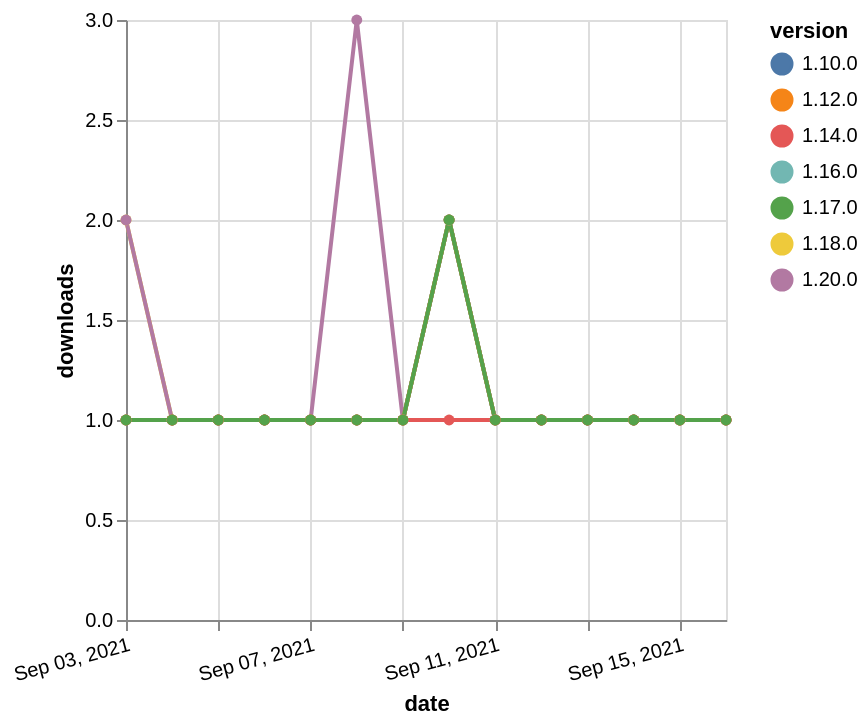

The specification (Vega-Lite) saved for this image:
### Vega-Lite specification from a JSON file in a GitHub repository (floating-point values rounded to 4 significant figures)
{"$schema": "https://vega.github.io/schema/vega-lite/v5.json", "description": "A simple bar chart with embedded data.", "data": {"values": [{"date": "2021-09-03", "total": 165, "delta": 2, "version": "1.18.0"}, {"date": "2021-09-04", "total": 166, "delta": 1, "version": "1.18.0"}, {"date": "2021-09-05", "total": 167, "delta": 1, "version": "1.18.0"}, {"date": "2021-09-06", "total": 168, "delta": 1, "version": "1.18.0"}, {"date": "2021-09-07", "total": 169, "delta": 1, "version": "1.18.0"}, {"date": "2021-09-08", "total": 170, "delta": 1, "version": "1.18.0"}, {"date": "2021-09-09", "total": 171, "delta": 1, "version": "1.18.0"}, {"date": "2021-09-10", "total": 173, "delta": 2, "version": "1.18.0"}, {"date": "2021-09-11", "total": 174, "delta": 1, "version": "1.18.0"}, {"date": "2021-09-12", "total": 175, "delta": 1, "version": "1.18.0"}, {"date": "2021-09-13", "total": 176, "delta": 1, "version": "1.18.0"}, {"date": "2021-09-14", "total": 177, "delta": 1, "version": "1.18.0"}, {"date": "2021-09-15", "total": 178, "delta": 1, "version": "1.18.0"}, {"date": "2021-09-16", "total": 179, "delta": 1, "version": "1.18.0"}, {"date": "2021-09-03", "total": 217, "delta": 1, "version": "1.10.0"}, {"date": "2021-09-04", "total": 218, "delta": 1, "version": "1.10.0"}, {"date": "2021-09-05", "total": 219, "delta": 1, "version": "1.10.0"}, {"date": "2021-09-06", "total": 220, "delta": 1, "version": "1.10.0"}, {"date": "2021-09-07", "total": 221, "delta": 1, "version": "1.10.0"}, {"date": "2021-09-08", "total": 222, "delta": 1, "version": "1.10.0"}, {"date": "2021-09-09", "total": 223, "delta": 1, "version": "1.10.0"}, {"date": "2021-09-10", "total": 225, "delta": 2, "version": "1.10.0"}, {"date": "2021-09-11", "total": 226, "delta": 1, "version": "1.10.0"}, {"date": "2021-09-12", "total": 227, "delta": 1, "version": "1.10.0"}, {"date": "2021-09-13", "total": 228, "delta": 1, "version": "1.10.0"}, {"date": "2021-09-14", "total": 229, "delta": 1, "version": "1.10.0"}, {"date": "2021-09-15", "total": 230, "delta": 1, "version": "1.10.0"}, {"date": "2021-09-16", "total": 231, "delta": 1, "version": "1.10.0"}, {"date": "2021-09-03", "total": 116, "delta": 2, "version": "1.20.0"}, {"date": "2021-09-04", "total": 117, "delta": 1, "version": "1.20.0"}, {"date": "2021-09-05", "total": 118, "delta": 1, "version": "1.20.0"}, {"date": "2021-09-06", "total": 119, "delta": 1, "version": "1.20.0"}, {"date": "2021-09-07", "total": 120, "delta": 1, "version": "1.20.0"}, {"date": "2021-09-08", "total": 123, "delta": 3, "version": "1.20.0"}, {"date": "2021-09-09", "total": 124, "delta": 1, "version": "1.20.0"}, {"date": "2021-09-10", "total": 126, "delta": 2, "version": "1.20.0"}, {"date": "2021-09-11", "total": 127, "delta": 1, "version": "1.20.0"}, {"date": "2021-09-12", "total": 128, "delta": 1, "version": "1.20.0"}, {"date": "2021-09-13", "total": 129, "delta": 1, "version": "1.20.0"}, {"date": "2021-09-14", "total": 130, "delta": 1, "version": "1.20.0"}, {"date": "2021-09-15", "total": 131, "delta": 1, "version": "1.20.0"}, {"date": "2021-09-16", "total": 132, "delta": 1, "version": "1.20.0"}, {"date": "2021-09-03", "total": 148, "delta": 1, "version": "1.16.0"}, {"date": "2021-09-04", "total": 149, "delta": 1, "version": "1.16.0"}, {"date": "2021-09-05", "total": 150, "delta": 1, "version": "1.16.0"}, {"date": "2021-09-06", "total": 151, "delta": 1, "version": "1.16.0"}, {"date": "2021-09-07", "total": 152, "delta": 1, "version": "1.16.0"}, {"date": "2021-09-08", "total": 153, "delta": 1, "version": "1.16.0"}, {"date": "2021-09-09", "total": 154, "delta": 1, "version": "1.16.0"}, {"date": "2021-09-10", "total": 156, "delta": 2, "version": "1.16.0"}, {"date": "2021-09-11", "total": 157, "delta": 1, "version": "1.16.0"}, {"date": "2021-09-12", "total": 158, "delta": 1, "version": "1.16.0"}, {"date": "2021-09-13", "total": 159, "delta": 1, "version": "1.16.0"}, {"date": "2021-09-14", "total": 160, "delta": 1, "version": "1.16.0"}, {"date": "2021-09-15", "total": 161, "delta": 1, "version": "1.16.0"}, {"date": "2021-09-16", "total": 162, "delta": 1, "version": "1.16.0"}, {"date": "2021-09-03", "total": 168, "delta": 1, "version": "1.14.0"}, {"date": "2021-09-04", "total": 169, "delta": 1, "version": "1.14.0"}, {"date": "2021-09-05", "total": 170, "delta": 1, "version": "1.14.0"}, {"date": "2021-09-06", "total": 171, "delta": 1, "version": "1.14.0"}, {"date": "2021-09-07", "total": 172, "delta": 1, "version": "1.14.0"}, {"date": "2021-09-08", "total": 173, "delta": 1, "version": "1.14.0"}, {"date": "2021-09-09", "total": 174, "delta": 1, "version": "1.14.0"}, {"date": "2021-09-10", "total": 175, "delta": 1, "version": "1.14.0"}, {"date": "2021-09-11", "total": 176, "delta": 1, "version": "1.14.0"}, {"date": "2021-09-12", "total": 177, "delta": 1, "version": "1.14.0"}, {"date": "2021-09-13", "total": 178, "delta": 1, "version": "1.14.0"}, {"date": "2021-09-14", "total": 179, "delta": 1, "version": "1.14.0"}, {"date": "2021-09-15", "total": 180, "delta": 1, "version": "1.14.0"}, {"date": "2021-09-16", "total": 181, "delta": 1, "version": "1.14.0"}, {"date": "2021-09-03", "total": 286, "delta": 1, "version": "1.12.0"}, {"date": "2021-09-04", "total": 287, "delta": 1, "version": "1.12.0"}, {"date": "2021-09-05", "total": 288, "delta": 1, "version": "1.12.0"}, {"date": "2021-09-06", "total": 289, "delta": 1, "version": "1.12.0"}, {"date": "2021-09-07", "total": 290, "delta": 1, "version": "1.12.0"}, {"date": "2021-09-08", "total": 291, "delta": 1, "version": "1.12.0"}, {"date": "2021-09-09", "total": 292, "delta": 1, "version": "1.12.0"}, {"date": "2021-09-10", "total": 294, "delta": 2, "version": "1.12.0"}, {"date": "2021-09-11", "total": 295, "delta": 1, "version": "1.12.0"}, {"date": "2021-09-12", "total": 296, "delta": 1, "version": "1.12.0"}, {"date": "2021-09-13", "total": 297, "delta": 1, "version": "1.12.0"}, {"date": "2021-09-14", "total": 298, "delta": 1, "version": "1.12.0"}, {"date": "2021-09-15", "total": 299, "delta": 1, "version": "1.12.0"}, {"date": "2021-09-16", "total": 300, "delta": 1, "version": "1.12.0"}, {"date": "2021-09-03", "total": 138, "delta": 1, "version": "1.17.0"}, {"date": "2021-09-04", "total": 139, "delta": 1, "version": "1.17.0"}, {"date": "2021-09-05", "total": 140, "delta": 1, "version": "1.17.0"}, {"date": "2021-09-06", "total": 141, "delta": 1, "version": "1.17.0"}, {"date": "2021-09-07", "total": 142, "delta": 1, "version": "1.17.0"}, {"date": "2021-09-08", "total": 143, "delta": 1, "version": "1.17.0"}, {"date": "2021-09-09", "total": 144, "delta": 1, "version": "1.17.0"}, {"date": "2021-09-10", "total": 146, "delta": 2, "version": "1.17.0"}, {"date": "2021-09-11", "total": 147, "delta": 1, "version": "1.17.0"}, {"date": "2021-09-12", "total": 148, "delta": 1, "version": "1.17.0"}, {"date": "2021-09-13", "total": 149, "delta": 1, "version": "1.17.0"}, {"date": "2021-09-14", "total": 150, "delta": 1, "version": "1.17.0"}, {"date": "2021-09-15", "total": 151, "delta": 1, "version": "1.17.0"}, {"date": "2021-09-16", "total": 152, "delta": 1, "version": "1.17.0"}]}, "width": "container", "mark": {"type": "line", "point": {"filled": true}}, "encoding": {"x": {"field": "date", "type": "temporal", "timeUnit": "yearmonthdate", "title": "date", "axis": {"labelAngle": -15}}, "y": {"field": "delta", "type": "quantitative", "title": "downloads"}, "color": {"field": "version", "type": "nominal"}, "tooltip": {"field": "delta"}}}
